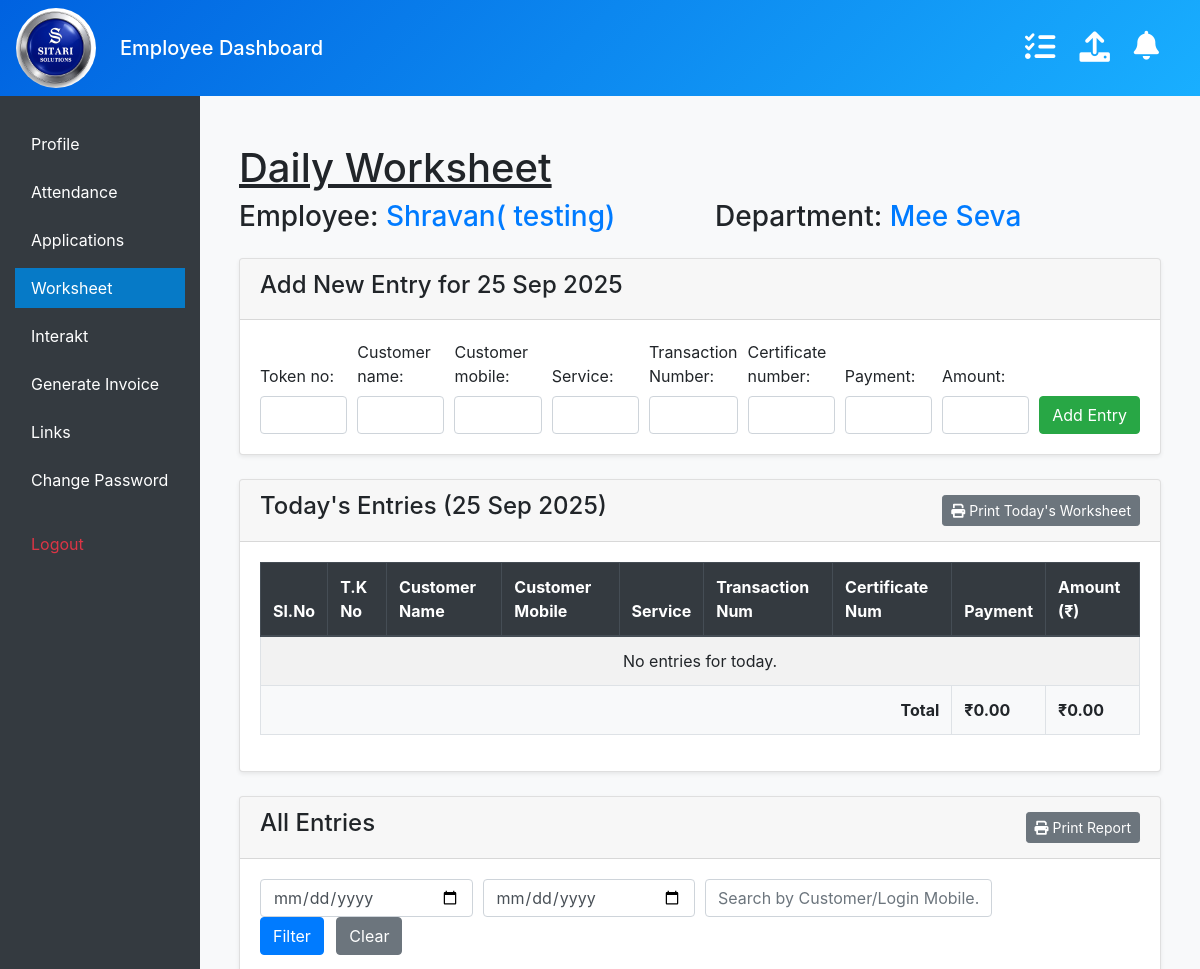
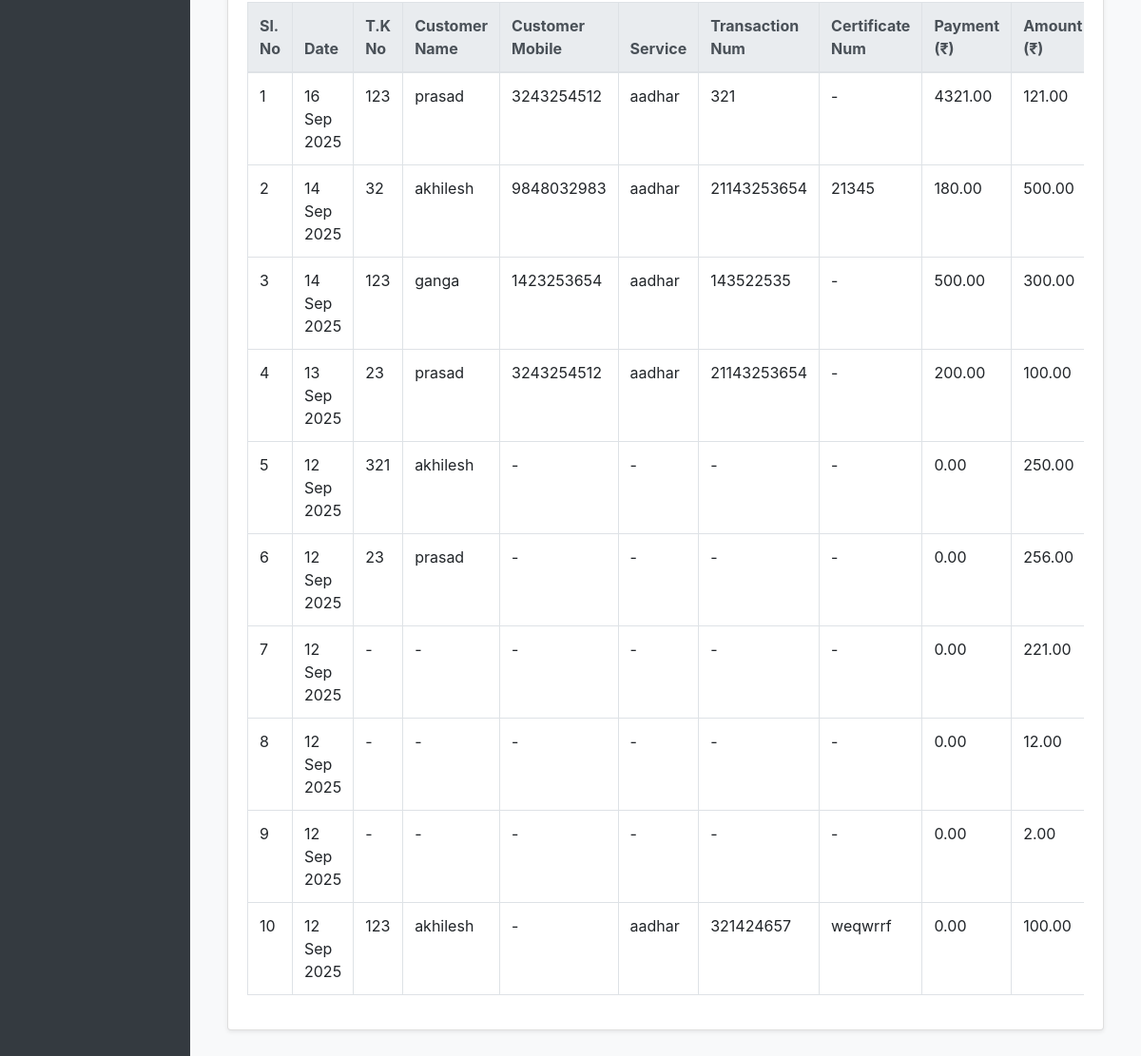
/worksheet/ (signed in), run on the app's committed database (2 pictures, top to bottom).
### management/models.py (models this page shows, shortened)
class Employee(models.Model):
    employee_id = models.AutoField(primary_key=True)
    name = models.CharField(max_length=150)
    mobile_number = models.CharField(max_length=15, unique=True)
    salary = models.DecimalField(max_digits=10, decimal_places=2)
    pf = models.DecimalField("Provident Fund (PF)", max_digits=10, decimal_places=2, null=True, blank=True)
    esi = models.DecimalField("Employee State Insurance (ESI)", max_digits=10, decimal_places=2, null=True, blank=True)
    joining_date = models.DateField()
    department = models.ForeignKey('Department', null=True, blank=True, on_delete=models.SET_NULL, related_name='employees')
    working_start_time = models.TimeField(null=True, blank=True)
    working_end_time = models.TimeField(null=True, blank=True)
    password = models.CharField(max_length=128, default="123")
    assigned_links = models.ManyToManyField(
        ManagedLink,
        blank=True,
        related_name="assigned_employees"
    )
    advances = models.DecimalField(
        "Current Advance",
        max_digits=10,
        decimal_places=2,
        default=0,
        help_text="Total outstanding advance amount taken by the employee."
    )

class Department(models.Model):
    name = models.CharField(max_length=50, unique=True)

class Worksheet(models.Model):
    employee = models.ForeignKey(Employee, on_delete=models.CASCADE, related_name='worksheet_entries')
    date = models.DateField(default=timezone.now)
    payment = models.DecimalField(max_digits=10, decimal_places=2, default=0)
    amount = models.DecimalField(max_digits=10, decimal_places=2, default=0)
    department_name = models.CharField(max_length=50, editable=False)
    approved = models.BooleanField(default=False)
    token_no = models.CharField(max_length=100, blank=True, null=True)
    customer_name = models.CharField(max_length=150, blank=True, null=True)
    customer_mobile = models.CharField(max_length=15, blank=True, null=True)
    service = models.CharField(max_length=200, blank=True, null=True)
    certificate_number = models.CharField(max_length=100, blank=True, null=True)
    transaction_num = models.CharField("Transaction Number", max_length=100, blank=True, null=True)
    enrollment_no = models.CharField("Enrollment Number", max_length=100, blank=True, null=True)
    login_mobile_no = models.CharField("Login Mobile No.", max_length=15, blank=True, null=True)
    application_no = models.CharField("Application No.", max_length=100, blank=True, null=True)
    status = models.CharField(max_length=100, blank=True, null=True)
    particulars = models.CharField(max_length=255, blank=True, null=True)
    class Meta:
        ordering = ['-date']

### management/views.py (the view)
    def wrapped_view(request, *args, **kwargs):
        employee = get_logged_in_employee(request)
        if not employee:
            messages.error(request, "You must be logged in to view this page.")
            return redirect('login') # Make sure you have a 'login' URL name
        return view_func(request, employee, *args, **kwargs)

### management/forms.py
class MeesevaWorksheetForm(forms.ModelForm):
    class Meta:
        model = Worksheet
        fields = ['token_no', 'customer_name', 'customer_mobile', 'service', 'transaction_num', 'certificate_number','payment', 'amount']

### management/context_processors.py (called while the page is built)
def notifications_context(request):
    if request.session.get('employee_id'):
        employee_id = request.session.get('employee_id')
        count = UserNotificationStatus.objects.filter(employee_id=employee_id, is_read=False).count()
        return {'unread_notification_count': count}
    return {'unread_notification_count': 0}

### management/ip_restriction.py (called while the page is built)
def get_client_ip(request):
    x_forwarded_for = request.META.get('HTTP_X_FORWARDED_FOR')
    if x_forwarded_for:
        ip = x_forwarded_for.split(',')[0].strip()
    else:
        ip = request.META.get('REMOTE_ADDR')
    return ip

    def __call__(self, request):
        ip = get_client_ip(request)
        if not self.is_ip_allowed(ip):
            logger.warning(f"Access denied for IP: {ip}")
            return HttpResponseForbidden("Access denied.")
        response = self.get_response(request)
        return response

### management/models.py (called while the page is built)
    def __str__(self):
        return self.name

### management/templatetags/upload_tags.py (called while the page is built)
@register.simple_tag
def get_upload_form():
    return EmployeeUploadForm()

### management/views.py (called while the page is built)
def get_logged_in_employee(request):
    employee_id = request.session.get('employee_id')
    if not employee_id:
        return None
    try:
        return Employee.objects.get(employee_id=employee_id)
    except Employee.DoesNotExist:
        return None

def require_employee(view_func):
    def wrapped_view(request, *args, **kwargs):
        employee = get_logged_in_employee(request)
        if not employee:
            messages.error(request, "You must be logged in to view this page.")
            return redirect('login') # Make sure you have a 'login' URL name
        return view_func(request, employee, *args, **kwargs)
    return wrapped_view

### management/templates/worksheet.html (shortened to what this page needs)
{% extends "masteremployee.html" %}
{% load static %}
{% block content %}
<div class="container mt-4">
    <h1 style="text-decoration: underline;">Daily Worksheet</h1>
    <div class="row">
    <h3 class="mb-4 col-6">Employee: <span class="text-primary">{{ employee.name }}</span></h3>
    <h3 class="mb-4 col-6">Department: <span class="text-primary">{{ department.name }}</span></h3>
</div>
    <div class="card mb-4 shadow-sm">
        <div class="card-header">
            <h4>Add New Entry for {{ today|date:"d M Y" }}</h4>
        </div>
        <div class="card-body">
            <form method="post">
                <div class="form-row align-items-end">
                    {% for field in form %}
                        <div class="col">
                            <div class="form-group mb-0">
                                {{ field.label_tag }}
                                <input type="{{ field.field.widget.input_type }}"
                                       name="{{ field.name }}"
                                       class="form-control"
                                       {% if field.field.required %}required{% endif %}>
                            </div>
                        </div>
                    {% endfor %}
                    <div class="col-auto">
                        <div class="form-group mb-0">
                            <button type="submit" class="btn btn-success">Add Entry</button>
                        </div>
                    </div>
                </div>
            </form>
        </div>
    </div>
    <div class="card mb-4 shadow-sm">
        <div class="card-header d-flex justify-content-between align-items-center">
            <h4>Today's Entries ({{ today|date:"d M Y" }})</h4>
            <button class="btn btn-secondary btn-sm" onclick="printTodayEntries()">
                <i class="fas fa-print"></i> Print Today's Worksheet
            </button>
        </div>
        <div class="card-body" id="todays-report-printable">
            <div class="table-responsive">
                <table class="table table-striped table-bordered">
                    <thead class="thead-dark">
                        <tr>
                            <th>Sl.No</th>
                            {% if department.name == "Mee Seva" or department.name == "Online Hub" %}
                                <th>T.K No</th><th>Customer Name</th><th>Customer Mobile</th><th>Service</th><th>Transaction Num</th><th>Certificate Num</th><th>Payment</th>
                            {% elif department.name == "Aadhaar" %}
                                <th>T.K No</th><th>Customer Name</th><th>Customer Mobile</th><th>Service</th><th>Enrollment No</th><th>Certificate Num</th><th>Payment</th>
                            {% elif department.name == "Bhu Bharathi" %}
                                <th>Token No</th><th>Customer Name</th><th>Login Mobile</th><th>Application No</th><th>Status</th><th>Payment</th>
                            {% elif department.name == "xerox" %}
                                <th>Particulars</th>
                            {% endif %}
                            <th>Amount (₹)</th>
                        </tr>
                    </thead>
                    <tbody>
                        {% for entry in todays_entries %}
                        <tr>
                            <td>{{ forloop.counter }}</td>
                            {% if department.name == "Mee Seva" or department.name == "Online Hub" %}
                                <td>{{ entry.token_no|default:"-" }}</td><td>{{ entry.customer_name|default:"-" }}</td><td>{{ entry.customer_mobile|default:"-" }}</td><td>{{ entry.service|default:"-" }}</td><td>{{ entry.transaction_num|default:"-" }}</td><td>{{ entry.certificate_number|default:"-" }}</td><td>{{ entry.payment|floatformat:2 }}</td>
                            {% elif department.name == "Aadhaar" %}
                                <td>{{ entry.token_no|default:"-" }}</td><td>{{ entry.customer_name|default:"-" }}</td><td>{{ entry.customer_mobile|default:"-" }}</td><td>{{ entry.service|default:"-" }}</td><td>{{ entry.enrollment_no|default:"-" }}</td><td>{{ entry.certificate_number|default:"-" }}</td><td>{{ entry.payment|floatformat:2 }}</td>
                            {% elif department.name == "Bhu Bharathi" %}
                                <td>{{ entry.token_no|default:"-" }}</td><td>{{ entry.customer_name|default:"-" }}</td><td>{{ entry.login_mobile_no|default:"-" }}</td><td>{{ entry.application_no|default:"-" }}</td><td>{{ entry.status|default:"-" }}</td><td>{{ entry.payment|floatformat:2 }}</td>
                            {% elif department.name == "xerox" %}
                                <td>{{ entry.particulars|default:"-" }}</td>
                            {% endif %}
                            <td>{{ entry.amount|floatformat:2 }}</td>
                        </tr>
                        {% empty %}
                        <tr><td colspan="100%" class="text-center">No entries for today.</td></tr>
                        {% endfor %}
                    </tbody>
                    <tfoot>
    <tr class="font-weight-bold bg-light">
        <td colspan="{% if department.name == 'xerox' %}1{% elif department.name == 'Bhu Bharathi' %}5{% else %}7{% endif %}" class="text-right">Total</td>
        {% if department.name != 'xerox' %}
            <td>₹{{ todays_total_payment|floatformat:2 }}</td>
        {% endif %}
        <td>₹{{ todays_total_amount|floatformat:2 }}</td>
    </tr>
</tfoot>
                </table>
            </div>
        </div>
    </div>
<div class="card shadow-sm">
    <div class="card-header d-flex justify-content-between align-items-center">
        <h4>All Entries</h4>
        <button class="btn btn-secondary btn-sm" onclick="printHistoricalReport()">
            <i class="fas fa-print"></i> Print Report
        </button>
    </div>
    <div class="card-body" id="historical-report-printable">
        <form method="get" class="form-row align-items-center mb-3">
            <div class="col-md-3">
                <input type="date" name="start_date" id="start_date" class="form-control" value="{{ request.GET.start_date|default:'' }}" placeholder="Start Date">
            </div>
            <div class="col-md-3">
                <input type="date" name="end_date" id="end_date" class="form-control" value="{{ request.GET.end_date|default:'' }}" placeholder="End Date">
            </div>
            <div class="col-md-4">
                <input type="text" name="mobile_number" id="mobile_number" class="form-control" placeholder="Search by Customer/Login Mobile..." value="{{ request.GET.mobile_number|default:'' }}">
            </div>
            <div class="col-auto">
                <button type="submit" class="btn btn-primary">Filter</button>
                <a href="{% url 'worksheet' %}" class="btn btn-secondary ml-2">Clear</a>
            </div>
        </form>
        <div class="table-responsive">
            <table class="table table-bordered table-hover">
                <thead class="thead-light">
                    <tr>
                        <th>Sl. No</th>
                        <th>Date</th>
                        {% if department.name == "Mee Seva" or department.name == "Online Hub" %}
                            <th>T.K No</th><th>Customer Name</th><th>Customer Mobile</th><th>Service</th><th>Transaction Num</th><th>Certificate Num</th><th>Payment (₹)</th>
                        {% elif department.name == "Aadhaar" %}
                            <th>T.K No</th><th>Customer Name</th><th>Customer Mobile</th><th>Service</th><th>Enrollment No</th><th>Certificate Num</th><th>Payment (₹)</th>
                        {% elif department.name == "Bhu Bharathi" %}
                            <th>Token No</th><th>Customer Name</th><th>Login Mobile</th><th>Application No</th><th>Status</th><th>Payment (₹)</th>
                        {% elif department.name == "xerox" %}
                            <th>Particulars</th>
                        {% endif %}
                        <th>Amount (₹)</th>
                    </tr>
                </thead>
                <tbody>
                    {% for entry in all_entries %}
                    <tr>
                        <td>{{ forloop.counter }}</td>
                        <td>{{ entry.date|date:"d M Y" }}</td>
                        {% if department.name == "Mee Seva" or department.name == "Online Hub" %}
                            <td>{{ entry.token_no|default:"-" }}</td><td>{{ entry.customer_name|default:"-" }}</td><td>{{ entry.customer_mobile|default:"-" }}</td><td>{{ entry.service|default:"-" }}</td><td>{{ entry.transaction_num|default:"-" }}</td><td>{{ entry.certificate_number|default:"-" }}</td><td>{{ entry.payment|floatformat:2 }}</td>
                        {% elif department.name == "Bhu Bharathi" %}
                            <td>{{ entry.token_no|default:"-" }}</td><td>{{ entry.customer_name|default:"-" }}</td><td>{{ entry.login_mobile_no|default:"-" }}</td><td>{{ entry.application_no|default:"-" }}</td><td>{{ entry.status|default:"-" }}</td><td>{{ entry.payment|floatformat:2 }}</td>
                        {% elif department.name == "xerox" %}
                            <td>{{ entry.particulars|default:"-" }}</td>
                        {% endif %}
                        <td>{{ entry.amount|floatformat:2 }}</td>
                    </tr>
                    {% empty %}
                    <tr><td colspan="100%" class="text-center">No historical entries found for the selected filter.</td></tr>
                    {% endfor %}
                </tbody>
            </table>
        </div>
    </div>
</div>
</div>
{% endblock %}

### management/templates/masteremployee.html (style rules this page uses)
body { background-color: #f8f9fa; overflow: hidden; }

### data on the page
Employee: name "Shravan( testing)"
Department: name "Mee Seva"
Worksheet: date "16 Sep 2025", token_no "123", customer_name "prasad", customer_mobile "3243254512", service "aadhar", transaction_num "321", certificate_number "-", payment "4321.00", amount "121.00"
Worksheet: date "14 Sep 2025", token_no "32", customer_name "akhilesh", customer_mobile "9848032983", service "aadhar", transaction_num "21143253654", certificate_number "21345", payment "180.00", amount "500.00"
Worksheet: date "14 Sep 2025", token_no "123", customer_name "ganga", customer_mobile "1423253654", service "aadhar", transaction_num "143522535", certificate_number "-", payment "500.00", amount "300.00"
Worksheet: date "13 Sep 2025", token_no "23", customer_name "prasad", customer_mobile "3243254512", service "aadhar", transaction_num "21143253654", certificate_number "-", payment "200.00", amount "100.00"
Worksheet: date "12 Sep 2025", token_no "321", customer_name "akhilesh", customer_mobile "-", service "-", transaction_num "-", certificate_number "-", payment "0.00", amount "250.00"
Worksheet: date "12 Sep 2025", token_no "23", customer_name "prasad", customer_mobile "-", service "-", transaction_num "-", certificate_number "-", payment "0.00", amount "256.00"
Worksheet: date "12 Sep 2025", token_no "-", customer_name "-", customer_mobile "-", service "-", transaction_num "-", certificate_number "-", payment "0.00", amount "221.00"
Worksheet: date "12 Sep 2025", token_no "-", customer_name "-", customer_mobile "-", service "-", transaction_num "-", certificate_number "-", payment "0.00", amount "12.00"
Worksheet: date "12 Sep 2025", token_no "-", customer_name "-", customer_mobile "-", service "-", transaction_num "-", certificate_number "-", payment "0.00", amount "2.00"
Worksheet: date "12 Sep 2025", token_no "123", customer_name "akhilesh", customer_mobile "-", service "aadhar", transaction_num "321424657", certificate_number "weqwrrf", payment "0.00", amount "100.00"

### other printed values
{{ field.label_tag }} "Token no:" "Customer name:" "Customer mobile:" "Service:" "Transaction Number:" "Certificate number:" "Payment:" "Amount:"
{{ todays_total_payment|floatformat:2 }} "0.00"
{{ todays_total_amount|floatformat:2 }} "0.00"
